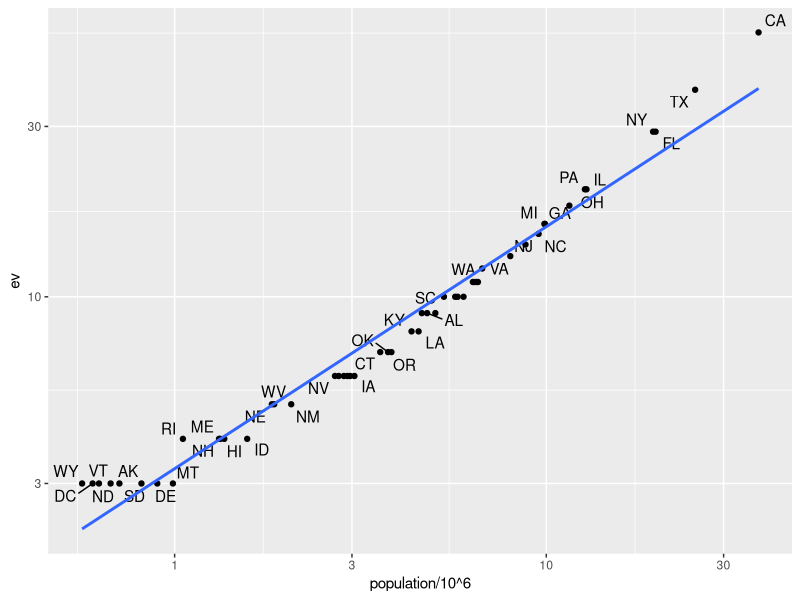

Reproduce this figure in R.
## ---- chunk 1
library(tidyverse) 
library(dslabs) 
head(murders) 
## ---- chunk 2
head(results_us_election_2016) 
## ---- chunk 3
identical(results_us_election_2016$state, murders$state) 
## ---- chunk 4
tab <- left_join(murders, results_us_election_2016, by = "state") |> 
  select(-others) |> rename(ev = electoral_votes) 
head(tab) 
## ---- chunk 5
library(ggrepel) 
tab |> ggplot(aes(population/10^6, ev, label = abb)) + 
  geom_point() + 
  scale_x_log10() + scale_y_log10() + 
  geom_text_repel() +  
  geom_smooth(method = "lm", se = FALSE) 
## ---- chunk 6
tab_1 <- slice(murders, 1:6) |> select(state, population) 
tab_2 <- results_us_election_2016 |>  
  filter(state %in% c("Alabama", "Alaska", "Arizona",  
                    "California", "Connecticut", "Delaware")) |>  
  select(state, electoral_votes) |> rename(ev = electoral_votes) 
## ---- chunk 7
left_join(tab_1, tab_2, by = "state") 
## ---- chunk 8
tab_1 |> right_join(tab_2, by = "state") 
## ---- chunk 9
inner_join(tab_1, tab_2, by = "state") 
## ---- chunk 10
full_join(tab_1, tab_2, by = "state") 
## ---- chunk 11
semi_join(tab_1, tab_2, by = "state") 
## ---- chunk 12
anti_join(tab_1, tab_2, by = "state") 
## ---- chunk 13
bind_cols(a = 1:3, b = 4:6) 
## ---- chunk 14
tab_1 <- tab[, 1:3] 
tab_2 <- tab[, 4:6] 
tab_3 <- tab[, 7:8] 
new_tab <- bind_cols(tab_1, tab_2, tab_3) 
head(new_tab) 
## ---- chunk 15
tab_1 <- tab[1:2,] 
tab_2 <- tab[3:4,] 
bind_rows(tab_1, tab_2) 
## ---- chunk 16
intersect(1:10, 6:15) 
## ---- chunk 17
intersect(c("a","b","c"), c("b","c","d")) 
## ---- chunk 18
tab_1 <- tab[1:5,] 
tab_2 <- tab[3:7,] 
dplyr::intersect(tab_1, tab_2) 
## ---- chunk 19
union(1:10, 6:15) 
union(c("a","b","c"), c("b","c","d")) 
## ---- chunk 20
tab_1 <- tab[1:5,] 
tab_2 <- tab[3:7,] 
dplyr::union(tab_1, tab_2)  
## ---- chunk 21
setdiff(1:10, 6:15) 
setdiff(6:15, 1:10) 
## ---- chunk 22
tab_1 <- tab[1:5,] 
tab_2 <- tab[3:7,] 
dplyr::setdiff(tab_1, tab_2) 
## ---- chunk 23
setequal(1:5, 1:6) 
## ---- chunk 24
setequal(1:5, 5:1) 
## ---- chunk 25
dplyr::setequal(tab_1, tab_2) 
## ---- chunk 26
tab <- left_join(murders, results_us_election_2016, by = "state")  
## ---- chunk 27
#| message: false 
#| warning: false 
library(data.table) 
tab <- merge(murders, results_us_election_2016, by = "state", all.x = TRUE) 
